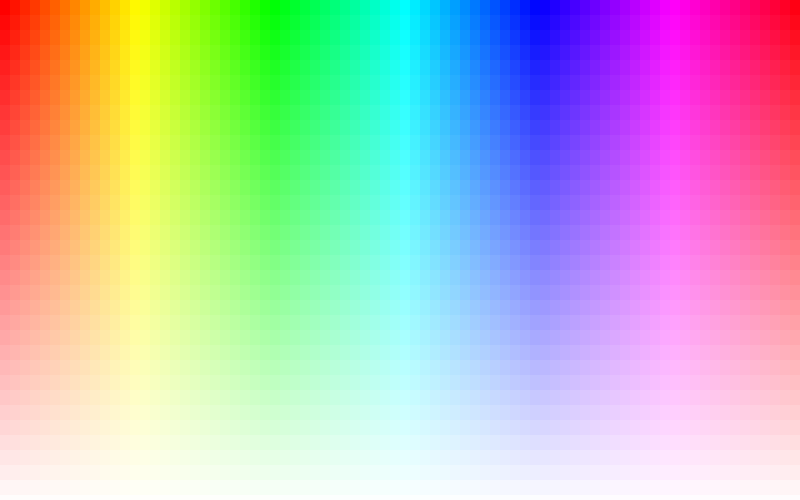
Frame 1 (no input)
Frame 60 (no input): identical to frame 1, image omitted
Frame 120 (the mouse pressed at the canvas centre since frame 60): identical to frame 1, image omitted

The p5.js sketch that drew this single still picture (run headless with seeded random() and noise() and a simulated clock; from frame 60 on, the mouse is pressed at the canvas centre):

// p5.js sketch
// ── sketch.js
'use strict';

var stepX = 10;
var stepY = 15;

function setup() {

	createCanvas(800,500);
	colorMode(HSB, width, height, 100);
	noStroke();

}

function draw() {


	for(var gridY = 0; gridY<800; gridY=gridY+stepY){
		for(var gridX = 0; gridX<800; gridX=gridX+stepX){
			//fill(374, 296, 158) //really nice purple colour
			fill(gridX, height - gridY, 100)
			rect(gridX,gridY,stepX,stepY)
		}
	}
}
